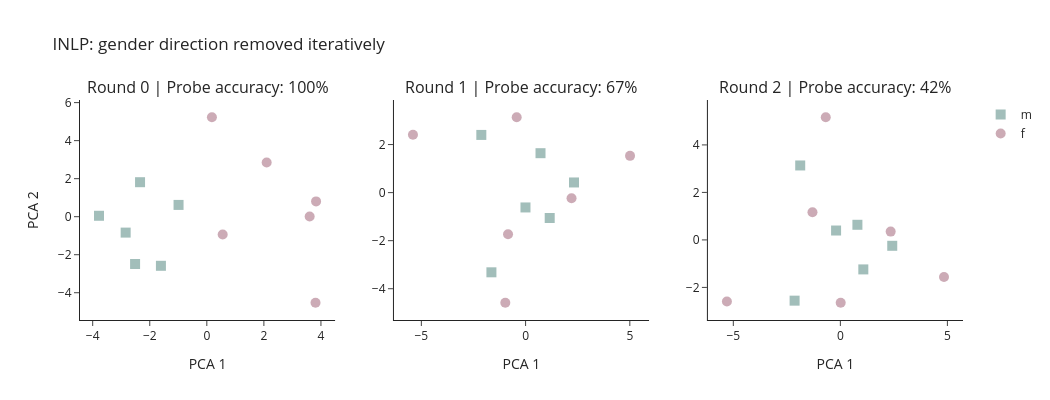

Notebook code for this chart:
### Markdown cell above
The code below runs INLP on our small gender bias dataset. Within a few iterations, it makes it so that no linear probe can predict the stereotype behind the profession. We can visualize the results of the INLP method by plotting the PCA visualization of the activations after each iteration. By the final iteration, the "m" and "f" activations cluster together so that no linear direction cleanly separates them.

### Code cell
from plotly.subplots import make_subplots

results = inlp(activations_m.cpu().float().numpy(), activations_f.cpu().float().numpy())
n = len(professions_m)

subplot_titles = [
    f"Round {r['iteration']} | Probe accuracy: {r['probe_accuracy']:.0%}"
    for r in results
]

fig = make_subplots(rows=1, cols=len(results), subplot_titles=subplot_titles)

for col, r in enumerate(results, start=1):
    acts_m_snap = r["activation_m"]
    acts_f_snap = r["activation_f"]

    # refit PCA on each snapshot so the axes capture the variance that's actually present
    pca = PCA(n_components=2)
    proj = pca.fit_transform(np.concatenate([acts_m_snap, acts_f_snap], axis=0))

    fig.add_trace(go.Scatter(
        x=proj[:n, 0], y=proj[:n, 1],
        mode='markers',
        marker=dict(symbol='square', color="rgba(23, 94, 84, 0.4)", size=10),
        name='m',
        showlegend=(col == 1),
        hovertext=professions_m,
    ), row=1, col=col)

    fig.add_trace(go.Scatter(
        x=proj[n:, 0], y=proj[n:, 1],
        mode='markers',
        marker=dict(symbol='circle', color="rgba(127, 45, 72, 0.4)", size=10),
        name='f',
        showlegend=(col == 1),
        hovertext=professions_f,
    ), row=1, col=col)

fig.update_layout(
    template='simple_white',
    width=350 * len(results),
    height=400,
    title_text='INLP: gender direction removed iteratively',
)
fig.update_xaxes(title_text='PCA 1')
fig.update_yaxes(title_text='PCA 2', col=1)

fig.show()

### Figure 1 — Plotly figure (JSON) as saved in the notebook; plotly's stock layout.template omitted (floating-point values rounded to 4 significant figures)
{"data": [{"hovertext": ["doctor", "coder", "boss", "pilot", "lawyer", "agent"], "marker": {"color": "rgba(23, 94, 84, 0.4)", "size": 10, "symbol": "square"}, "mode": "markers", "name": "m", "showlegend": true, "type": "scatter", "x": [-2.341, -1.608, -2.514, -3.779, -0.9903, -2.845], "xaxis": "x", "y": [1.814, -2.583, -2.488, 0.04795, 0.6188, -0.8373], "yaxis": "y"}, {"hovertext": ["nurse", "homemaker", "secretary", "flight attendant", "paralegal", "nanny"], "marker": {"color": "rgba(127, 45, 72, 0.4)", "size": 10, "symbol": "circle"}, "mode": "markers", "name": "f", "showlegend": true, "type": "scatter", "x": [0.1788, 3.81, 0.5564, 2.098, 3.83, 3.604], "xaxis": "x", "y": [5.23, -4.527, -0.9349, 2.846, 0.8041, 0.008515], "yaxis": "y"}, {"hovertext": ["doctor", "coder", "boss", "pilot", "lawyer", "agent"], "marker": {"color": "rgba(23, 94, 84, 0.4)", "size": 10, "symbol": "square"}, "mode": "markers", "name": "m", "showlegend": false, "type": "scatter", "x": [2.323, -2.123, -1.639, 1.157, 0.7159, -0.005457], "xaxis": "x2", "y": [0.4225, 2.401, -3.317, -1.056, 1.641, -0.617], "yaxis": "y2"}, {"hovertext": ["nurse", "homemaker", "secretary", "flight attendant", "paralegal", "nanny"], "marker": {"color": "rgba(127, 45, 72, 0.4)", "size": 10, "symbol": "circle"}, "mode": "markers", "name": "f", "showlegend": false, "type": "scatter", "x": [5.01, -5.402, -0.8418, 2.204, -0.4267, -0.9728], "xaxis": "x2", "y": [1.529, 2.407, -1.732, -0.2325, 3.137, -4.584], "yaxis": "y2"}, {"hovertext": ["doctor", "coder", "boss", "pilot", "lawyer", "agent"], "marker": {"color": "rgba(23, 94, 84, 0.4)", "size": 10, "symbol": "square"}, "mode": "markers", "name": "m", "showlegend": false, "type": "scatter", "x": [2.423, -2.138, -1.875, 0.7962, 1.072, -0.2002], "xaxis": "x3", "y": [-0.2477, -2.557, 3.134, 0.6372, -1.242, 0.3964], "yaxis": "y3"}, {"hovertext": ["nurse", "homemaker", "secretary", "flight attendant", "paralegal", "nanny"], "marker": {"color": "rgba(127, 45, 72, 0.4)", "size": 10, "symbol": "circle"}, "mode": "markers", "name": "f", "showlegend": false, "type": "scatter", "x": [4.841, -5.299, -1.303, 2.35, 0.01526, -0.6822], "xaxis": "x3", "y": [-1.563, -2.594, 1.166, 0.3493, -2.645, 5.165], "yaxis": "y3"}], "layout": {"annotations": [{"font": {"size": 16}, "showarrow": false, "text": "Round 0 | Probe accuracy: 100%", "x": 0.1444, "xanchor": "center", "xref": "paper", "y": 1.0, "yanchor": "bottom", "yref": "paper"}, {"font": {"size": 16}, "showarrow": false, "text": "Round 1 | Probe accuracy: 67%", "x": 0.5, "xanchor": "center", "xref": "paper", "y": 1.0, "yanchor": "bottom", "yref": "paper"}, {"font": {"size": 16}, "showarrow": false, "text": "Round 2 | Probe accuracy: 42%", "x": 0.8556, "xanchor": "center", "xref": "paper", "y": 1.0, "yanchor": "bottom", "yref": "paper"}], "height": 400, "title": {"text": "INLP: gender direction removed iteratively"}, "width": 1050, "xaxis": {"anchor": "y", "domain": [0.0, 0.2889], "title": {"text": "PCA 1"}}, "xaxis2": {"anchor": "y2", "domain": [0.3556, 0.6444], "title": {"text": "PCA 1"}}, "xaxis3": {"anchor": "y3", "domain": [0.7111, 1.0], "title": {"text": "PCA 1"}}, "yaxis": {"anchor": "x", "domain": [0.0, 1.0], "title": {"text": "PCA 2"}}, "yaxis2": {"anchor": "x2", "domain": [0.0, 1.0]}, "yaxis3": {"anchor": "x3", "domain": [0.0, 1.0]}}}
